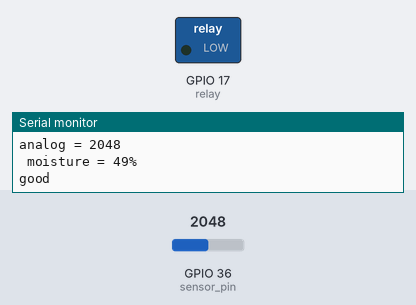
The program below on a simulated ESP32. Shown: switched loads named in the program (green lamp = pin HIGH), the last lines printed to the serial monitor. Inputs (shaded band) come from the test bench; at power-on: GPIO 36 (sensor_pin) = 2048.

Above: at 2.1 s.
2.2 s: GPIO 36 (sensor_pin) set to 3248
4.1 s: GPIO 36 (sensor_pin) set to 3332
At 5.9 s:
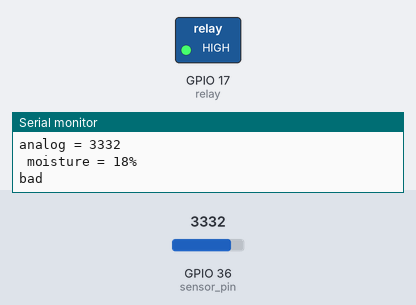
7.0 s: GPIO 36 (sensor_pin) set to 2866
At 9.1 s:
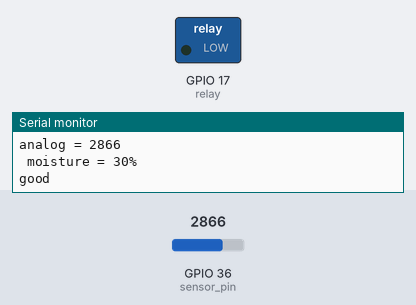
9.6 s: GPIO 36 (sensor_pin) set to 3603
At 11.1 s:
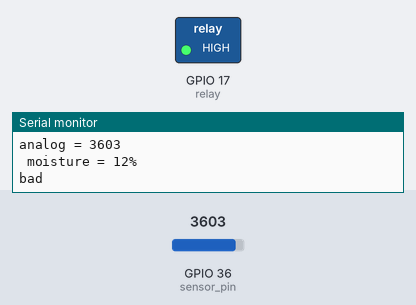
Timing chart, 0 to 12.6 s (numbered marks = the images above; inputs shaded):
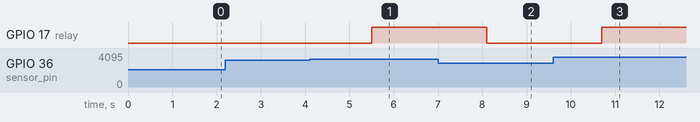

The program:

main.cpp
```cpp
#include <Arduino.h>


int moisture, analog_sensor;
const int sensor_pin =A0; //chân Vp
const int relay = 17;

void setup() {
 Serial.begin(115200);
 pinMode(relay, OUTPUT);
 digitalWrite(relay, LOW);

}

void loop() {
  analog_sensor= analogRead(sensor_pin);
  moisture= (100 - (analog_sensor/4095.00)*100) ; //12bit
Serial.print("analog = " );
  Serial.println(analog_sensor);
  Serial.print(" moisture = " );
  Serial.print(moisture);
  Serial.println("%");
  delay(300);

  if (moisture<20)
  {
    digitalWrite(relay, HIGH);
    Serial.println("bad");
  }
  else
  {
    digitalWrite(relay,LOW);
    Serial.println("good");
  }
  delay(1000);
}
```

Measured:
- the behaviour switches between 3276 and 3277 on GPIO 36 (sensor_pin) (found by bisection; images 0 and 1)
- after the input at 4.1 s, GPIO 17 (relay): LOW → HIGH after 1.4 s
- after the input at 7.0 s, GPIO 17 (relay): HIGH → LOW after 1.1 s
- after the input at 9.6 s, GPIO 17 (relay): LOW → HIGH after 1.1 s
